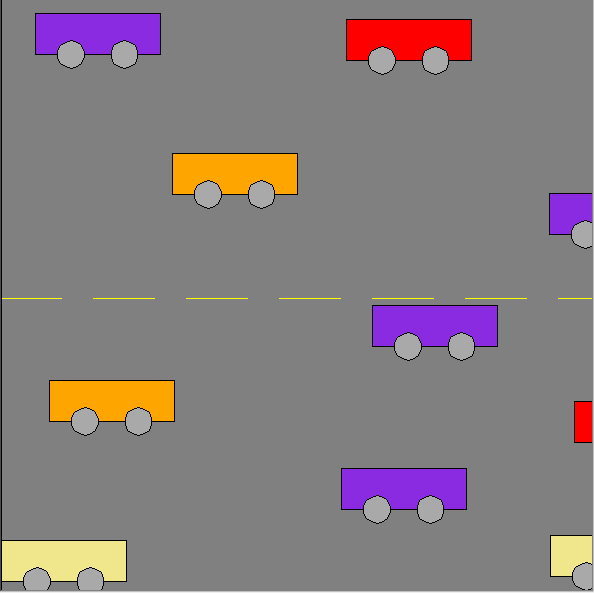

Python code for this plot:
#Author: Justin Chisholm
import turtle
import random
turtle.setup(600,600)
turtle.bgcolor("grey")
pen=turtle.Turtle()
pen.speed(0)
pen.width(1)

car_length = 125
car_width = car_length // 3
color = ["cyan", "blue violet", "pink", "red", "orange", "khaki", "spring green"]

def draw_car(x, y):
    draw_body(x,y)
    draw_wheels(x + (car_length / 3.5), y - (car_width / 3)) #starts with left wheel

def draw_body(x,y):
    pen.up()
    pen.setposition(x, y)
    pen.down()
    
    pen.fillcolor(random.choice(color))
    pen.begin_fill()
    for i in range(2):
        pen.forward(car_length)
        pen.left(90)
        pen.forward(car_width)
        pen.left(90)
    pen.end_fill()
    pen.up()
    
def draw_wheels(x,y):
    pen.up()
    pen.setposition(x, y)
    pen.down()
    pen.fillcolor("dark grey")
    
    pen.begin_fill()
    pen.circle(car_width/3)
    pen.end_fill()
    
    pen.up()
    pen.forward(car_width * 1.3)
    pen.down()
    
    pen.begin_fill()
    pen.circle(car_width/3)
    pen.end_fill()
    pen.up()
    
#drawing median
pen.up()
pen.setpos(-300, 0)
pen.down()


for stripes in range (10):
    pen.color("yellow")
    pen.forward(car_length // 2)
    pen.up()
    pen.forward(car_length // 4)
    pen.down()
    
pen.color("black")
turtle.onscreenclick(draw_car)
pen.hideturtle()

turtle.done()
